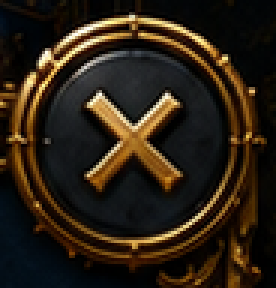
#> input picture ProjectDocs/AI/BoosterSelectionStyleAlignment/R1/Sources/close_source.png, 92 x 96 px, given in place of Tutorial_Help_Design_R2.png, which was not available (shown 3 times larger)
$ python PrepareInput.py
#> lines starting #> are read from the running program, lines starting #| are printed output that depends on the picture; pictures that were not available may be replaced by others from this repository, and a replacement may not be noted
from pathlib import Path
from PIL import Image,ImageOps,ImageDraw
import numpy as np,json,hashlib
root=Path.cwd();b=root/'ProjectDocs/AI/TutorialStyleAlignment/NativeDesignR3';s=b/'Sources'
source=Image.open(root/'ProjectDocs/AI/TutorialStyleAlignment/DesignR2/Tutorial_Help_Design_R2.png').convert('RGB')
#> source is the input picture: PIL image 92x96 RGB; mean R, G, B 43.5, 32.7, 19.8
w,h=source.size;rgb=np.array(source);mask=Image.new('L',(w,h));d=ImageDraw.Draw(mask)
#> after `w, h = source.size`: w = 92; h = 96
#> after `mask = Image.new('L', (w, h))`: mask: PIL image 92x96 L; every value is 0
d.rectangle((81,268,943,1667),fill=255);d.rectangle((155,163,883,280),fill=255)
# Reuse the original approved navy surface; reflected tiling avoids stretching its texture.
original=Image.open(root/'ProjectDocs/AI/TutorialStyleAlignment/R1/Sources/OriginalReference.png')
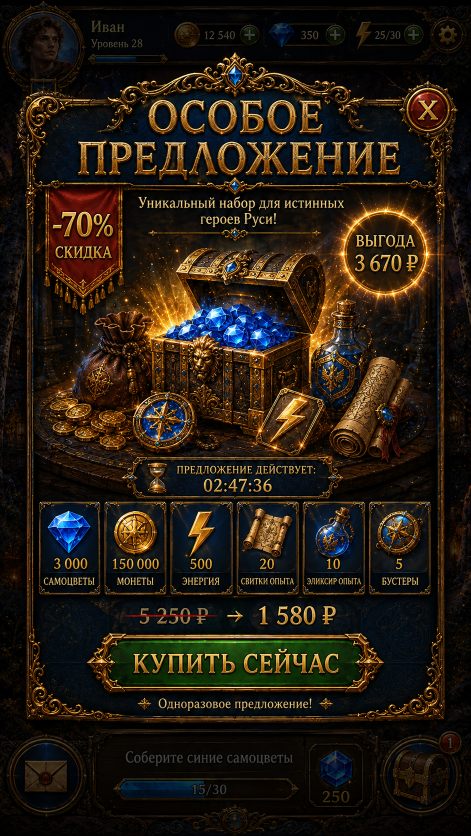
#> input picture ProjectDocs/AI/TutorialStyleAlignment/R1/Sources/OriginalReference.png, 941 x 1672 px, found by its file name (shown at 1/2 size)
#> original is the input picture: PIL image 941x1672 RGB; mean R, G, B 37.4, 28.2, 17.2
tile=original.crop((84,1210,160,1320));tw,th=tile.size;tile2=Image.new('RGB',(tw*2,th*2));tile2.paste(tile,(0,0));tile2.paste(ImageOps.mirror(tile),(tw,0));tile2.paste(ImageOps.flip(tile),(0,th));tile2.paste(ImageOps.flip(ImageOps.mirror(tile)),(tw,th))
#> after `tile = original.crop((84, 1210, 160, 1320))`:
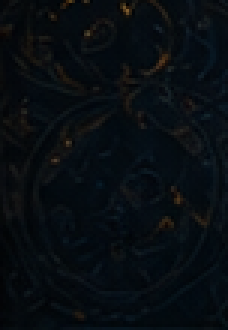
#> tile: PIL image 76x110 RGB (shown 3 times larger); mean R, G, B 7.8, 13.2, 17.5
#> after `tw, th = tile.size`: tw = 76; th = 110
#> after `tile2 = Image.new('RGB', (tw * 2, th * 2))`: tile2: PIL image 152x220 RGB; every value is 0
#> after `tile2.paste(tile, (0, 0))`:
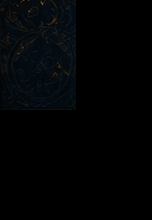
#> tile2: PIL image 152x220 RGB; mean R, G, B 2, 3.3, 4.4
#> after `tile2.paste(ImageOps.mirror(tile), (tw, 0))`:
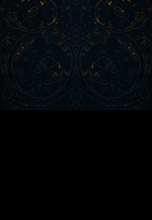
#> tile2: PIL image 152x220 RGB; mean R, G, B 3.9, 6.6, 8.7
#> after `tile2.paste(ImageOps.flip(tile), (0, th))`:
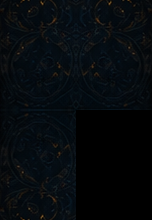
#> tile2: PIL image 152x220 RGB; mean R, G, B 5.9, 9.9, 13.1
#> after `tile2.paste(ImageOps.flip(ImageOps.mirror(tile)), (tw, th))`:
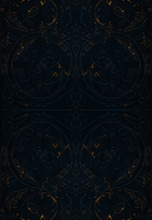
#> tile2: PIL image 152x220 RGB; mean R, G, B 7.8, 13.2, 17.5
patch=Image.new('RGB',(w,h))
#> patch: PIL image 92x96 RGB; every value is 0
for y in range(0,h,th*2):
 for x in range(0,w,tw*2):patch.paste(tile2,(x,y))
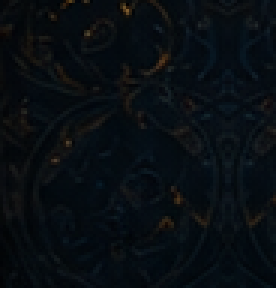
#> patch: PIL image 92x96 RGB (shown 3 times larger); mean R, G, B 8.2, 13.7, 18.2
a=np.array(mask);rgb[a>0]=np.array(patch)[a>0]
# The Close is a separate interactive sprite. Mirror the unoccupied shoulder under it.
#> (the run stopped early here; a loop or call above may not have finished)
